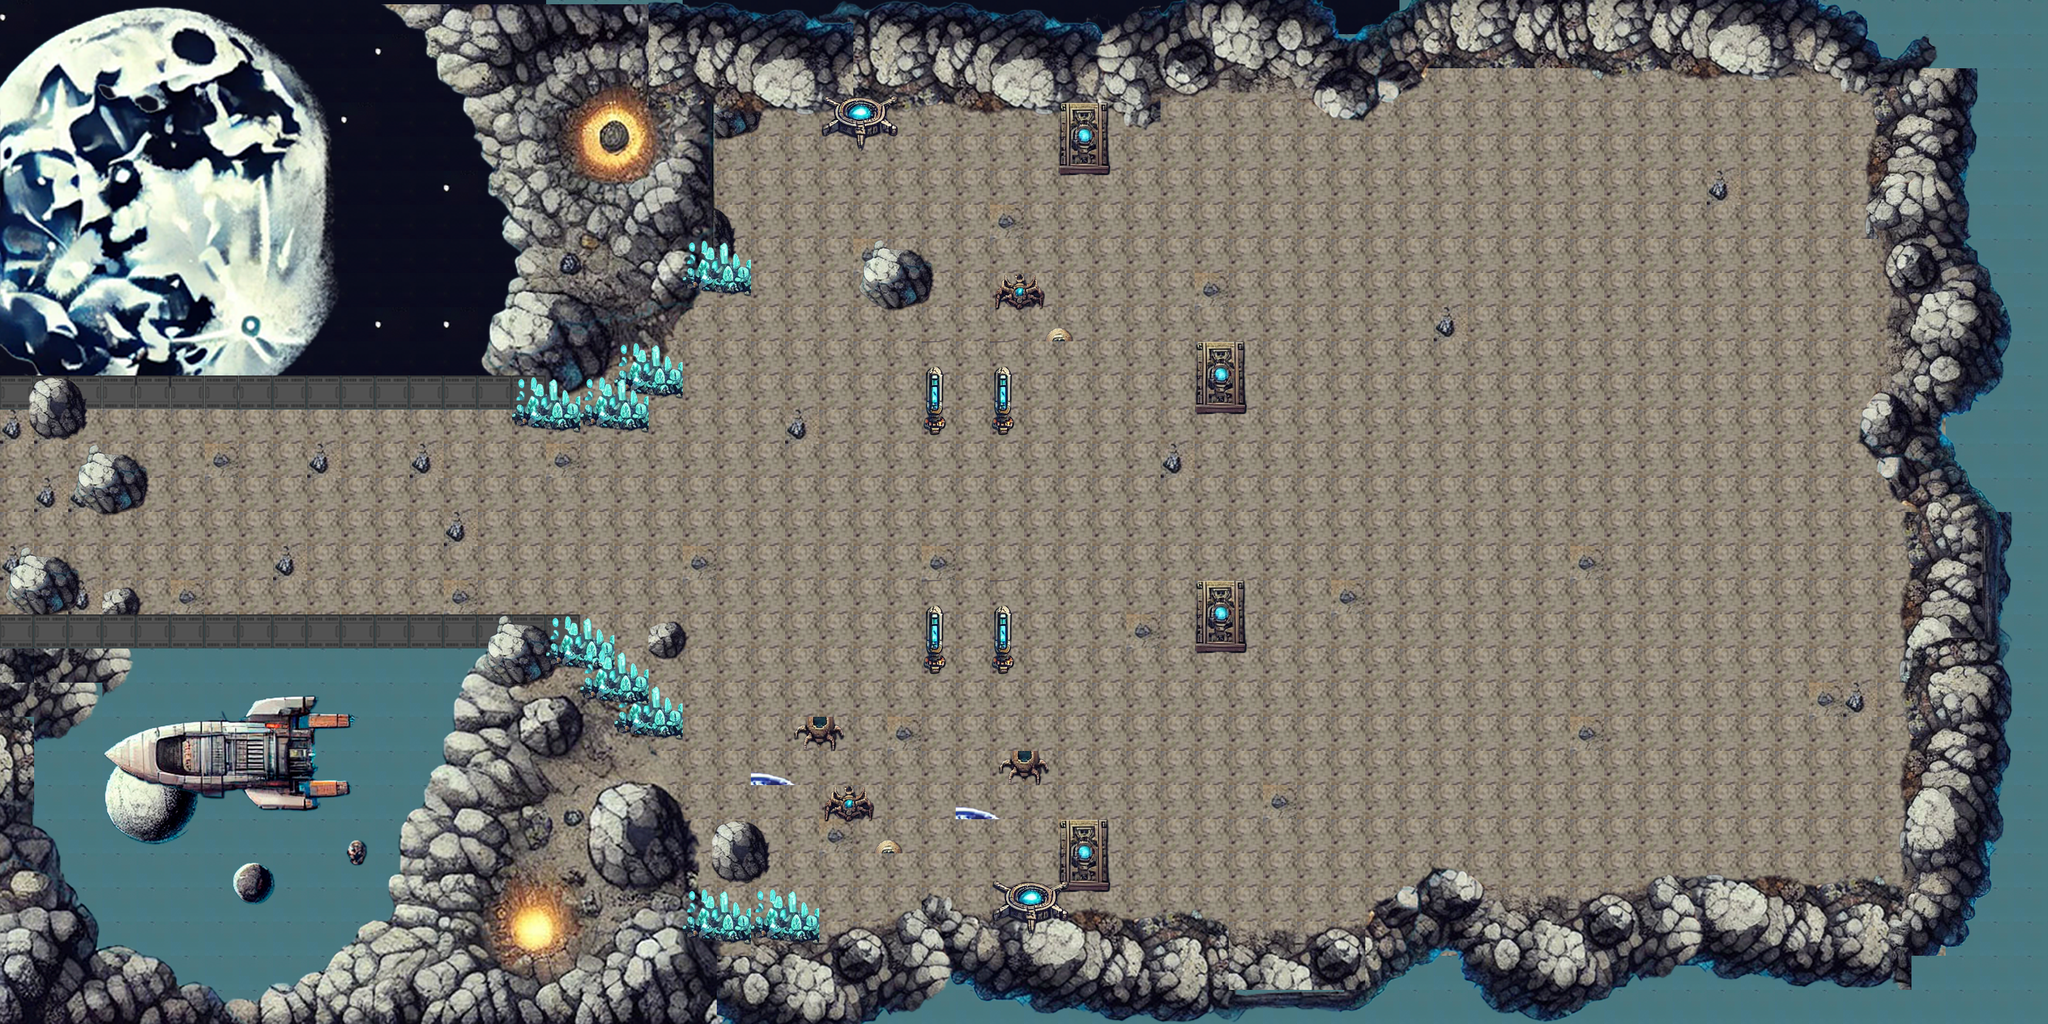

A level layout from a 2D game, rendered from its tile map. Below: a short description, then the map file with tile-grid data replaced by summaries:
An orthogonal 60x30 tile map with 56x56 px tiles, 10 tile layers (Espacio, Planetas, Naves, Suelo, ...), 3 tilesets and 35 objects (35x obstaculo).

<map version="1.10" tiledversion="1.11.2" orientation="orthogonal" renderorder="left-down" width="60" height="30" tilewidth="56" tileheight="56" infinite="0" nextlayerid="17" nextobjectid="36">
  <tileset firstgid="1" name="Rocas" tilewidth="56" tileheight="56" tilecount="900" columns="30">
   <image source="Rocas.png" width="1680" height="1680" />
  </tileset>
  <tileset firstgid="901" name="tiles" tilewidth="56" tileheight="56" tilecount="900" columns="30">
   <image source="tiles.png" width="1680" height="1680" />
  </tileset>
  <tileset firstgid="1801" name="Ruinas" tilewidth="56" tileheight="56" tilecount="324" columns="18">
   <image source="Ruinas.png" width="1024" height="1024" />
  </tileset>
  <layer id="2" name="Espacio" width="60" height="30">
   <data>[1800 cells, 1800 non-empty, 3 distinct tile ids]</data>
  </layer>
  <layer id="3" name="Planetas" width="60" height="30">
   <data>[1800 cells, 150 non-empty, 150 distinct tile ids]</data>
  </layer>
  <layer id="6" name="Naves" width="60" height="30">
   <data>[1800 cells, 43 non-empty, 39 distinct tile ids]</data>
 </layer>
 <layer id="4" name="Suelo" width="60" height="30">
  <data>[1800 cells, 1157 non-empty, 3 distinct tile ids]</data>
 </layer>
 <layer id="13" name="rock" width="60" height="30">
  <data>[1800 cells, 15 non-empty, 15 distinct tile ids]</data>
 </layer>
 <layer id="5" name="Rocas" width="60" height="30">
  <data>[1800 cells, 393 non-empty, 393 distinct tile ids]</data>
 </layer>
 <layer id="7" name="Muro" width="60" height="30">
  <data>[1800 cells, 33 non-empty, 1 distinct tile ids]</data>
 </layer>
 <layer id="8" name="Rocas1" width="60" height="30">
  <data>[1800 cells, 222 non-empty, 120 distinct tile ids]</data>
 </layer>
 <layer id="12" name="SueloRuinas" width="60" height="30">
  <data>[1800 cells, 486 non-empty, 392 distinct tile ids]</data>
 </layer>
 <layer id="14" name="Ruinas" width="60" height="30">
  <data>[1800 cells, 70 non-empty, 35 distinct tile ids]</data>
 </layer>
 <objectgroup id="16" name="obstaculos">
  <object id="1" type="obstaculo" x="1.81818" y="620.485" width="1058" height="46" />
  <object id="2" type="obstaculo" x="7.39394" y="1009.39" width="940" height="50" />
  <object id="3" type="obstaculo" x="132.97" y="750.061" width="96" height="90">
   <ellipse />
  </object>
  <object id="4" type="obstaculo" x="15.697" y="905.758" width="106" height="94">
   <ellipse />
  </object>
  <object id="5" type="obstaculo" x="172.97" y="973.879" width="52" height="40">
   <ellipse />
  </object>
  <object id="6" type="obstaculo" x="48.9091" y="660.848" width="90" height="56">
   <ellipse />
  </object>
  <object id="7" type="obstaculo" x="744" y="10" width="426" height="458" />
  <object id="8" type="obstaculo" x="830" y="472" width="288" height="148" />
  <object id="9" type="obstaculo" x="1166" y="6" width="2192" height="148" />
  <object id="10" type="obstaculo" x="1172" y="420" width="58" height="60" />
  <object id="11" type="obstaculo" x="3088" y="158" width="274" height="1516" />
  <object id="12" type="obstaculo" x="2328" y="1460" width="758" height="220" />
  <object id="13" type="obstaculo" x="1124" y="1512" width="1218" height="168" />
  <object id="14" type="obstaculo" x="2328" y="1428" width="94" height="52">
   <ellipse />
  </object>
  <object id="15" type="obstaculo" x="3054" y="648" width="40" height="102">
   <ellipse />
  </object>
  <object id="16" type="obstaculo" x="700" y="1058" width="418" height="626" />
  <object id="17" type="obstaculo" x="1068" y="1024" width="42" height="34">
   <ellipse />
  </object>
  <object id="18" type="obstaculo" x="1170" y="1352" width="92" height="90">
   <ellipse />
  </object>
  <object id="19" type="obstaculo" x="1286" y="1192" width="80" height="54">
   <ellipse />
  </object>
  <object id="20" type="obstaculo" x="1396" y="1308" width="66" height="32">
   <ellipse />
  </object>
  <object id="21" type="obstaculo" x="1628" y="1254" width="62" height="50">
   <ellipse />
  </object>
  <object id="22" type="obstaculo" x="1648" y="1452" width="80" height="58">
   <ellipse />
  </object>
  <object id="23" type="obstaculo" x="1536" y="1086">
   <ellipse />
  </object>
  <object id="24" type="obstaculo" x="1646" y="1088">
   <ellipse />
  </object>
  <object id="25" type="obstaculo" x="1648" y="696">
   <ellipse />
  </object>
  <object id="26" type="obstaculo" x="1536" y="696">
   <ellipse />
  </object>
  <object id="27" type="obstaculo" x="1364" y="154" width="96" height="74">
   <ellipse />
  </object>
  <object id="28" type="obstaculo" x="1414" y="414" width="114" height="88">
   <ellipse />
  </object>
  <object id="29" type="obstaculo" x="1680" y="462" width="66" height="42">
   <ellipse />
  </object>
  <object id="30" type="obstaculo" x="1740" y="158" width="94" height="152" />
  <object id="31" type="obstaculo" x="1968" y="558" width="92" height="144" />
  <object id="32" type="obstaculo" x="1968" y="956" width="92" height="138" />
  <object id="33" type="obstaculo" x="1744" y="1354" width="92" height="144" />
  <object id="34" type="obstaculo" x="1472" y="156" width="210" height="110" />
  <object id="35" type="obstaculo" x="2164" y="108" width="86" height="80">
   <ellipse />
  </object>
 </objectgroup>
</map>
